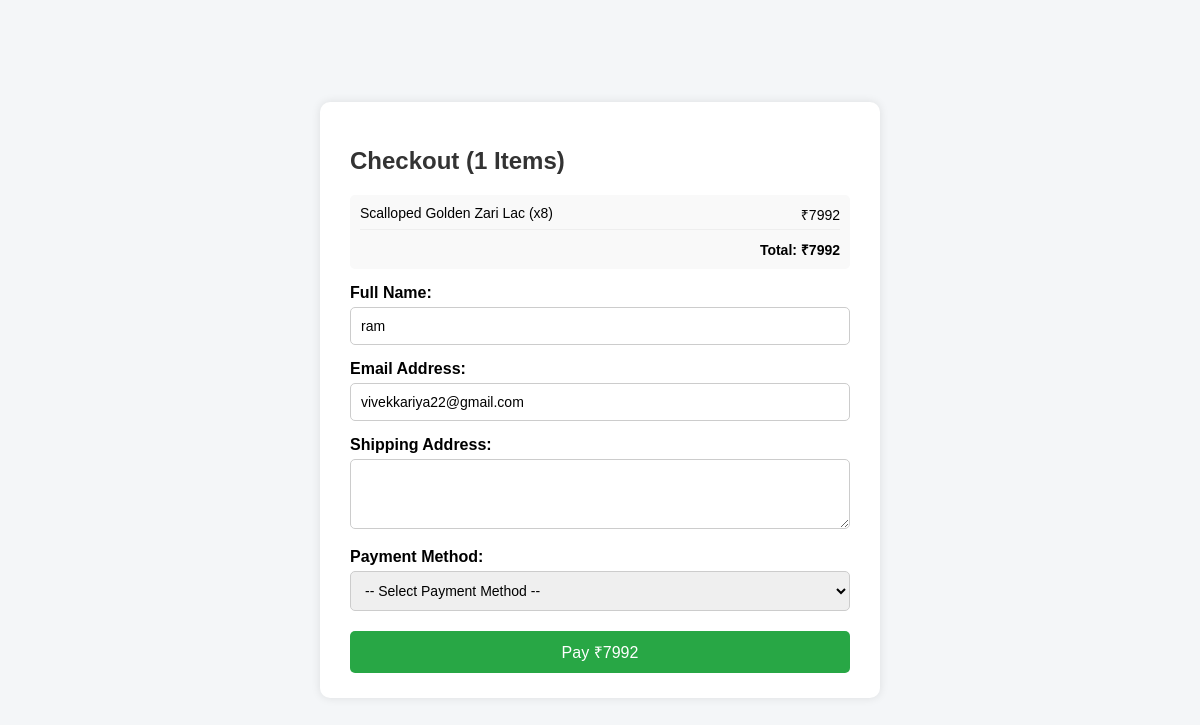
/user/orderform_all.php?uid=18, run on the app's committed database.
### tables this page shows
CREATE TABLE `user_cart` (
  `cart_id` int(11) NOT NULL,
  `user_id` int(11) NOT NULL,
  `product_id` int(11) NOT NULL,
  `quantity` int(11) DEFAULT 1,
  `added_at` timestamp NOT NULL DEFAULT current_timestamp()
);

CREATE TABLE `product_table` (
  `product_id` int(11) NOT NULL,
  `product_name` varchar(25) NOT NULL,
  `crafted_by` varchar(25) NOT NULL,
  `category` varchar(25) NOT NULL,
  `price` int(11) NOT NULL,
  `stock_quantity` int(11) NOT NULL,
  `stock_status` enum('in stock','out of stock') NOT NULL,
  `product_description` varchar(200) NOT NULL,
  `image` varchar(255) NOT NULL,
  `created_at` datetime NOT NULL DEFAULT current_timestamp(),
  `status` enum('active','suspend') NOT NULL
);

CREATE TABLE `craftus_reg` (
  `u_id` int(11) NOT NULL,
  `uname` varchar(80) NOT NULL,
  `email` varchar(50) NOT NULL,
  `mobile_no` varchar(10) NOT NULL,
  `password` varchar(255) NOT NULL,
  `profile_img` varchar(255) NOT NULL,
  `status` enum('active','suspend') NOT NULL
);

### user/orderform_all.php (the view, shortened to what this page needs)
<?php
$con = mysqli_connect("localhost", "root", "", "craftzon");
$uid = isset($_REQUEST['uid']) ? intval($_REQUEST['uid']) : 0;
$sel = "SELECT uname, email FROM craftus_reg WHERE u_id = $uid";
$selectu = mysqli_query($con, $sel);
$rowu = mysqli_fetch_assoc($selectu);
$fnm = $rowu['uname'];
$eid = $rowu['email'];
$cartRes = mysqli_query($con, "SELECT c.quantity, p.price, p.product_name, p.product_id, p.stock_quantity FROM user_cart c JOIN product_table p ON c.product_id = p.product_id WHERE c.user_id = $uid");
$totalCartValue = 0;
$cartItems = [];
while ($row = mysqli_fetch_assoc($cartRes)) {
    $totalCartValue += ($row['quantity'] * $row['price']);
    $cartItems[] = $row;
}
?>
<!DOCTYPE html>
<html lang="en">
<head>
<link href='https://cdnjs.cloudflare.com/ajax/libs/font-awesome/6.7.2/css/all.min.css' rel='stylesheet'>
</head>
<body>
  <form id="orderForm" action="" method="post">
    <h2>Checkout (<?php echo count($cartItems); ?> Items)</h2>
    <div class="cart-summary">
        <ul>
            <?php foreach($cartItems as $item): ?>
            <li>
                <span><?php echo $item['product_name']; ?> (x<?php echo $item['quantity']; ?>)</span>
                <span>₹<?php echo $item['price'] * $item['quantity']; ?></span>
            </li>
            <?php endforeach; ?>
        </ul>
        <div style="text-align: right; font-weight: bold; margin-top: 10px;">Total: ₹<?php echo $totalCartValue; ?></div>
    </div>
    <label for="name">Full Name:</label>
    <input type="text" id="name" name="name" value="<?php echo htmlspecialchars($fnm); ?>" required />
    <label for="email">Email Address:</label>
    <input type="email" id="email" name="email" value="<?php echo htmlspecialchars($eid); ?>" required />
	<label for="address">Shipping Address:</label>
    <textarea id="address" name="address" rows="3" required></textarea>
    <label for="payment">Payment Method:</label>
	<select id="payment" name="payment_method" required>
		<option value="">-- Select Payment Method --</option>
	</select>
    <button type="submit" name="orderbtn">Pay ₹<?php echo $totalCartValue; ?></button>
  </form>
</body>
</html>

### user/orderform_all.php (style rules this page uses)
body { font-family: Arial, sans-serif; background: #f4f6f8; display: flex; justify-content: center; align-items: center; height: 100vh; margin: 0; }
form { background: #fff; padding: 25px 30px; border-radius: 10px; box-shadow: 0 0 10px rgba(0,0,0,0.1); width: 100%; max-width: 500px; max-height: 90vh; overflow-y: auto; }
h2 { margin-bottom: 20px; color: #333; }
label { display: block; margin-top: 15px; font-weight: bold; }
input, select, textarea { width: 100%; padding: 10px; margin-top: 5px; border: 1px solid #ccc; border-radius: 5px; font-size: 14px; box-sizing: border-box; }
button { margin-top: 20px; padding: 10px 20px; background-color: #28a745; color: white; border: none; border-radius: 5px; cursor: pointer; font-size: 16px; width: 100%; }
.cart-summary { background: #f9f9f9; padding: 10px; border-radius: 5px; margin-top: 10px; font-size: 14px; }
.cart-summary ul { list-style: none; padding: 0; margin: 0; }
.cart-summary li { display: flex; justify-content: space-between; margin-bottom: 5px; padding-bottom: 5px; border-bottom: 1px solid #eee; }

### data on the page
user_cart: product.product_name "Scalloped Golden Zari Lac", quantity "8", $item['price'] * $item['quantity'] "7992"
craftus_reg: name "ram", email "vivekkariya22@gmail.com"

### other printed values
count($cartItems) "1"
$totalCartValue "7992"
